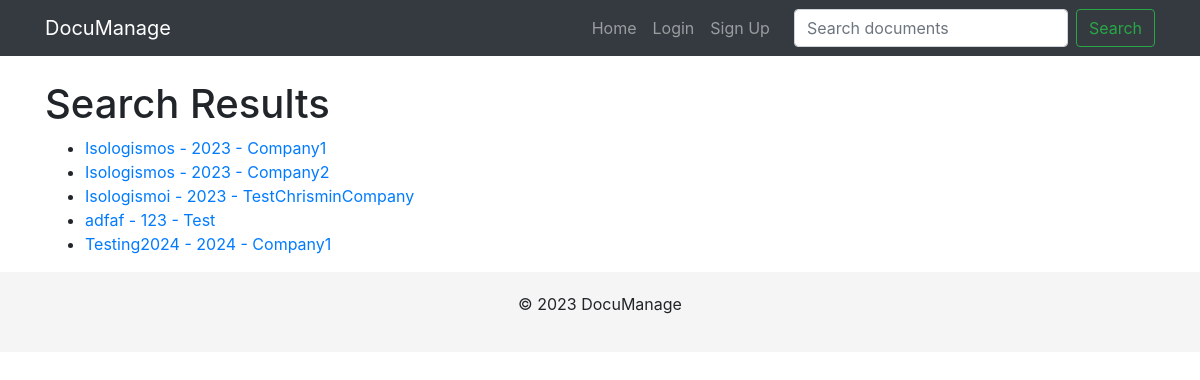
/search/, run on an earlier commit of the app's database.
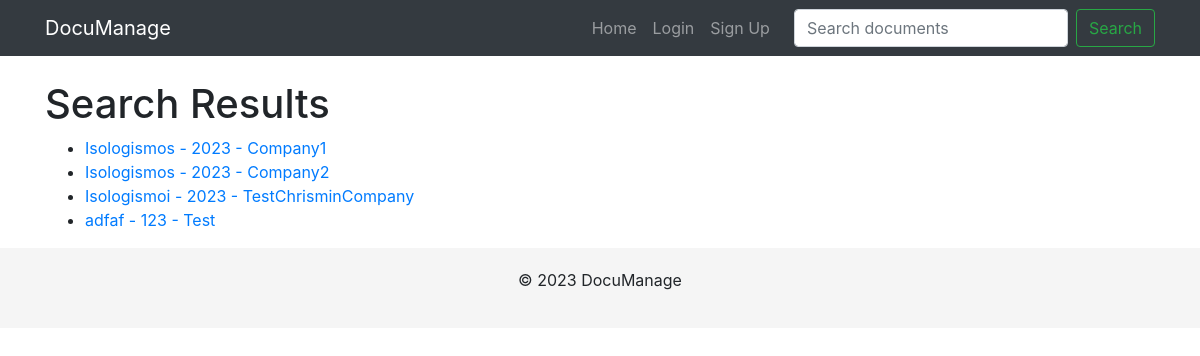
And on a later commit of the database.
### documents/models.py (models this page shows, shortened)
class Document(models.Model):
    title = models.CharField(max_length=100)
    company = models.ForeignKey(Company, on_delete=models.CASCADE)
    year = models.IntegerField()
    document = models.FileField(upload_to=document_upload_to)

class Company(models.Model):
    name = models.CharField(max_length=100)
    description = models.TextField(blank=True)
    logo = models.ImageField(upload_to='company_logos/', blank=True)
    slug = models.SlugField(unique=True, editable=False)  # Make slug not editable
    owner = models.ForeignKey(settings.AUTH_USER_MODEL, on_delete=models.CASCADE)

### documents/views.py (the view)
# urls.py: path('search/', views.search_results, name='search_results'),
def search_results(request):
    query = request.GET.get('query', '')
    documents = Document.objects.filter(
        Q(title__icontains=query) |
        Q(company__name__icontains=query) |
        Q(year__icontains=query)
    )
    return render(request, 'documents/search_results.html', {'documents': documents})

### documents/templates/documents/search_results.html
{% extends "documents/base.html" %}
{% block content %}
    <h1>Search Results</h1>
    <ul>
        {% for document in documents %}
            <li>
                <a href="{% url 'document_detail' document.company.slug document.year document.title %}">
                    {{ document.title }} - {{ document.year }} - {{ document.company.name }}
                </a>
            </li>
        {% empty %}
            <li>No documents found.</li>
        {% endfor %}
    </ul>
{% endblock %}

### documents/templates/documents/base.html (shortened to what this page needs)
<!DOCTYPE html>
<html>
<head>
    <link rel="stylesheet" href="https://stackpath.bootstrapcdn.com/bootstrap/4.3.1/css/bootstrap.min.css">
</head>
<body>
    <nav class="navbar navbar-expand-md navbar-dark bg-dark fixed-top">
        <div class="container">
            <a class="navbar-brand" href="{% url 'company_list' %}">DocuManage</a>
            <div class="collapse navbar-collapse" id="navbarNav">
                <ul class="navbar-nav ml-auto">
                    <li class="nav-item">
                        <a class="nav-link" href="{% url 'company_list' %}">Home</a>
                    </li>
                    {% if user.is_authenticated %}
                    <li class="nav-item">
                        <a class="nav-link" href="{% url 'profile' %}">Welcome, {{ user.username }}</a>
                    </li>
                        {% if user.is_superuser %}
                        <li class="nav-item">
                            <a class="nav-link" href="{% url 'admin:index' %}">Admin Panel</a>
                        {% endif %}
                    <li class="nav-item">
                        <a class="nav-link" href="{% url 'logout' %}">Logout</a>
                    </li>
                    {% else %}
                    <li class="nav-item">
                        <a class="nav-link" href="{% url 'login' %}">Login</a>
                    </li>
                    <li class="nav-item">
                        <a class="nav-link" href="{% url 'signup' %}">Sign Up</a>
                    </li>
                    {% endif %}
                </ul>
                <form class="form-inline ml-3" method="get" action="{% url 'search_results' %}">
                    <input class="form-control mr-sm-2" type="search" placeholder="Search documents" aria-label="Search" name="query">
                    <button class="btn btn-outline-success my-2 my-sm-0" type="submit">Search</button>
                </form>
            </div>
        </div>
    </nav>
    <div class="container mt-4">
        {% block content %}{% endblock %}
    </div>
    <div class="footer">
        <div class="container">
            <p>&copy; {% now "Y" %} DocuManage</p>
        </div>
    </div>
</body>
</html>

### documents/templates/documents/base.html (style rules this page uses)
body { padding-top: 56px; }
.footer { padding: 20px 0; background-color: #f5f5f5; text-align: center; }

What changed in the data, as far as the page shows it:
removed Document: title "Testing2024", year "2024", company.name "Company1"
